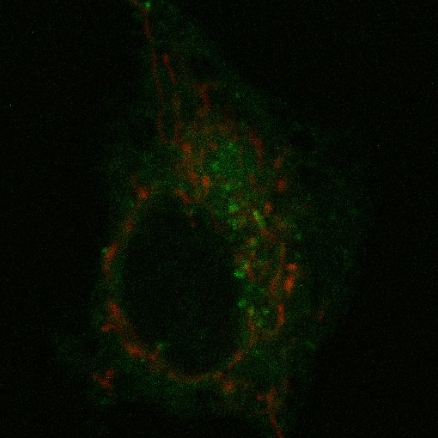
#> input picture Vision/Machine learning/Basic/Numpy python/image_timeseries/img_0001.jpg, 438 x 438 px; its folder holds only this picture in this run
$ python image_processing.py
#> lines starting #> are read from the running program, lines starting #| are printed output that depends on the picture
import numpy as np
import matplotlib.pyplot as plt
import os                   #python os

cwd = os.getcwd()      #current working dir

image_dir = os.path.join(cwd, 'image_timeseries')   # folder in cwd which has pic

# Show how the paths work

# need to do this list comprehension because of ds_Store
files = [f for f in os.listdir(image_dir) if f.endswith('.jpg')]

redperimage = []
greperimage = []

# Show what an image array looks like. A plt.imread then look through i, k, print k

for image in files:

	img = plt.imread( os.path.join( image_dir, image))
#> img is the input picture: shape (438, 438, 3); mean R, G, B 7.2, 12.7, 2.6
	reds = img[:,:,0]
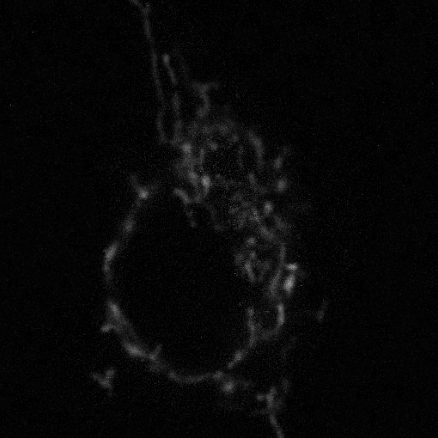
#> reds: shape (438, 438); min 0, max 150, mean 7.2
	redperimage.append( np.sum(reds))
	greens = img[:,:,1]
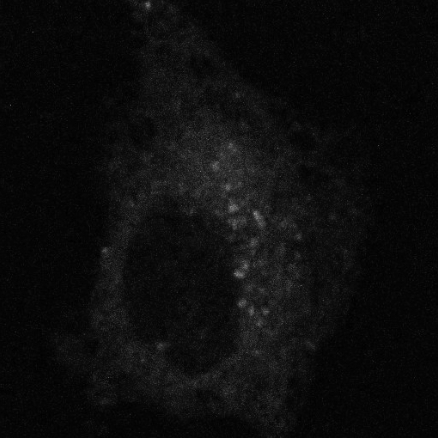
#> greens: shape (438, 438); min 0, max 154, mean 12.7
	greperimage.append( np.sum(greens))

redperimage = np.array(redperimage, dtype = float)
#> redperimage = [1389119]
greperimage = np.array(greperimage, dtype = float)
#> greperimage = [2431569]

ratio = redperimage / greperimage
#> ratio = [0.571]

plt.subplot(211)
# since this X is number of image you can write [1,2,3,4,5,6,7,8,9,10,11,12,13,14,15,16]
plt.plot(range(0, len(redperimage)), redperimage, 'ro')
plt.plot(range(0, len(greperimage)), greperimage, 'go')

plt.subplot(212)
plt.plot(range(0, len(ratio)), ratio, 'ko')

plt.show()
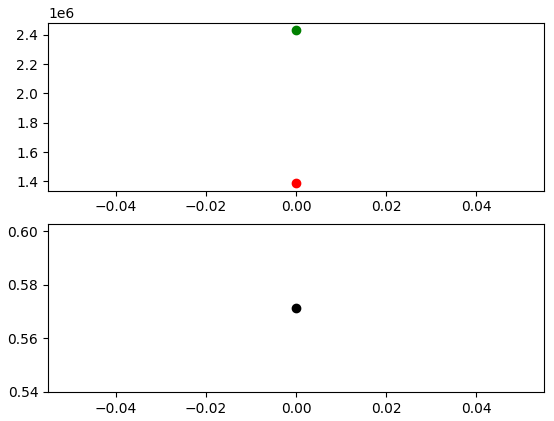
#> figure drawn by matplotlib, 2 panels

$ run again, on Vision/Machine learning/Basic/Numpy python/image_timeseries/img_0002.jpg
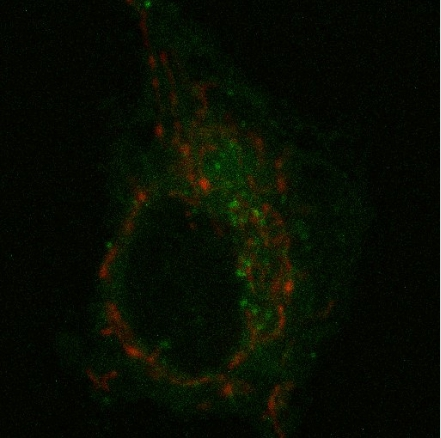
#> input picture Vision/Machine learning/Basic/Numpy python/image_timeseries/img_0002.jpg, 441 x 438 px
#> img is the input picture: shape (438, 441, 3); mean R, G, B 7.9, 13.1, 3.1
#> `greens = img[:,:,1]`:
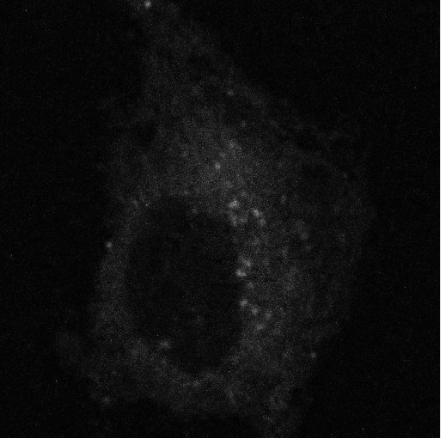
#> greens: shape (438, 441); min 0, max 222, mean 13.1
#> redperimage = [1522684]
#> greperimage = [2538095]
#> ratio = [0.6]
#> `plt.show()`:
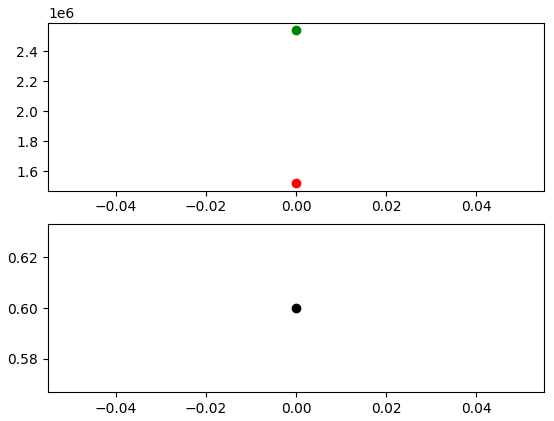
#> figure drawn by matplotlib, 2 panels
